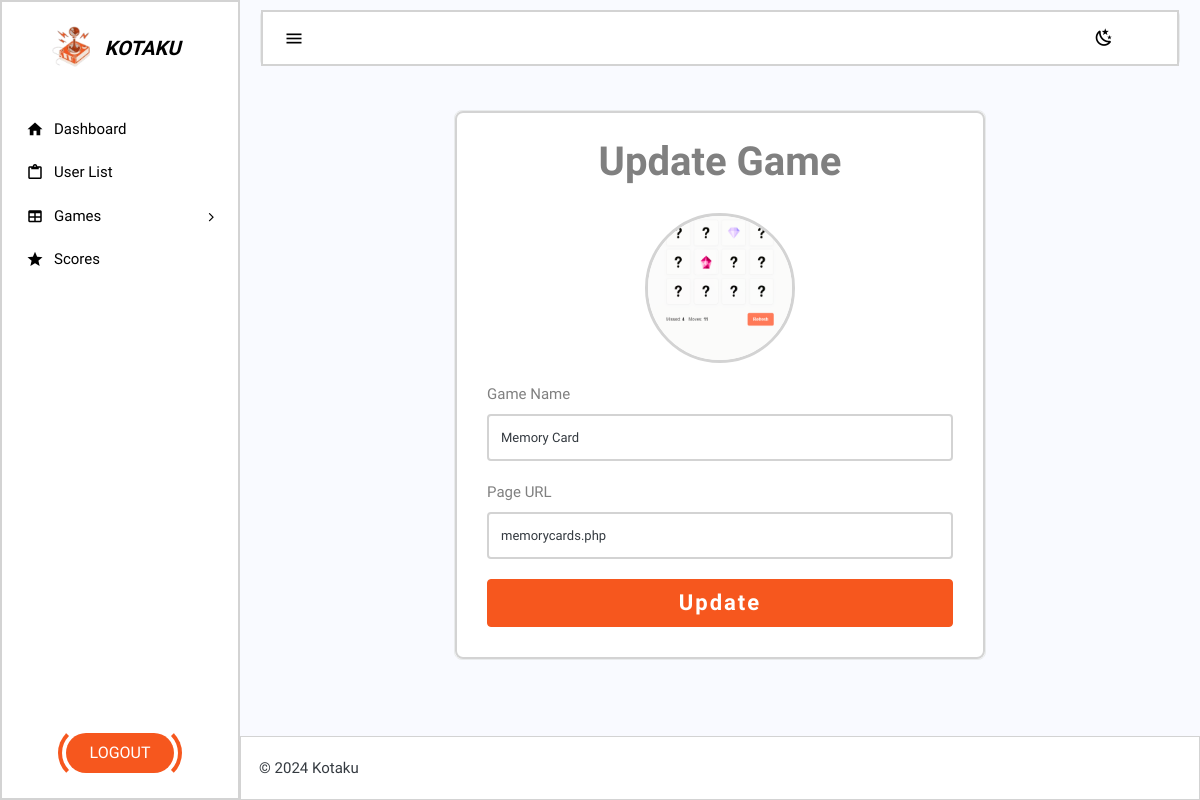
Screenshot of /Dash/updategame.php?updateid=1 with the database file from the repository.
### tables this page shows
CREATE TABLE `games` (
  `gameid` int(11) NOT NULL,
  `gamename` varchar(255) NOT NULL,
  `gameimage` varchar(255) DEFAULT NULL,
  `gameurl` varchar(255) DEFAULT NULL,
  `gameperms` varchar(55) DEFAULT NULL,
  `gameprice` int(11) DEFAULT NULL
);

### Dash/updategame.php (the view, shortened to what this page needs)
<?php
include 'header.php';
require 'database.php';
if (isset($_GET["updateid"])) {
    $update_id = intval($_GET["updateid"]);
    $query = "SELECT * FROM games WHERE gameid = $update_id";
    $result = mysqli_query($con, $query);
    if ($result) {
        $user = mysqli_fetch_assoc($result);
    } else {
        echo "Error fetching user data: " . mysqli_error($con);
    }
}
?>
<div class="page-container" style="min-height: 100vh; display: flex; flex-direction: column;">
    <div class="page-content"
        style="flex: 1; display: flex; flex-direction: column; justify-content: center; align-items: center; padding: 20px;">
        <div class="page-inner" style="width: 100%; max-width: 600px;">
            <div class="container-fluid" id="main-wrapper"
                style="display: flex; justify-content: center; align-items: center; height: auto; width: 100%;">
                <div class="row" style="width: 100%; display: flex; justify-content: center;">
                    <div class="col-lg-12">
                        <div class="card border" style="border-radius: 8px; border: 1px solid #ddd;">
                            <div class="card-body"
                                style="padding: 30px; background-color: inherit; border:2px solid lightgrey; border-radius:8px;">
                                <h4 class="mt-0 pt-2 text-center"
                                    style="margin-bottom: 30px; padding-bottom: 10px; color:#94908f; font-weight: 700; font-size: 40px;">
                                    <span style="color:grey;">Update Game</span></h4>
                                <div>
                                    <form action="updategameaction.php" method="POST" enctype="multipart/form-data">
                                        <div class="form-group" style="margin-bottom: 20px; text-align: center;">
                                            <div style="position: relative; display: inline-block;">
                                                <img id="avatarPreview" src="../<?php echo $user["gameimage"] ?>"
                                                alt="Avatar Preview" style="border-radius: 50%; width: 150px; height:
                                                150px; object-fit: cover; border: 3px solid lightgrey;">
                                            </div>
                                        </div>
                                        <div class="form-group" style="margin-bottom: 20px;">
                                            <label for="exampleInputName"
                                                style="display: block; margin-bottom: 8px; font-weight: 500; color: grey;">Game
                                                Name</label>
                                            <input type="text" name="gamename" value="<?php echo $user["gamename"] ?>"
                                            class="form-control" id="exampleInputName" placeholder="Name" required
                                            style="border-radius: 4px; padding: 12px; border: 2px solid lightgrey;">
                                        </div>
                                        <div class="form-group" style="margin-bottom: 20px;">
                                            <label for="exampleInputEmail1"
                                                style="display: block; margin-bottom: 8px; font-weight: 500; color: grey;">Page
                                                URL</label>
                                            <input type="text" name="gameurl" value="<?php echo $user["gameurl"] ?>"
                                            class="form-control" id="exampleInputEmail1" placeholder="URL" required
                                            style="border-radius: 4px; padding: 12px; border: 2px solid lightgrey;">
                                        </div>
                                        <button type="submit" name="update" class="btn btn-primary"
                                            style="background-color: #f6571e; border-color: #f6571e; padding: 12px 24px; border-radius: 4px; color: #ffffff; font-weight: 600; font-size: 22px;letter-spacing:2px; width: 100%;">Update</button>
                                    </form>
                                </div>
                            </div>
                        </div>
                    </div>
                </div>
            </div>
        </div>
        <?php require 'footer.php'; ?>

### rows the page displays
games: gameimage (picture), gamename "Memory Card", gameurl "memorycards.php"
